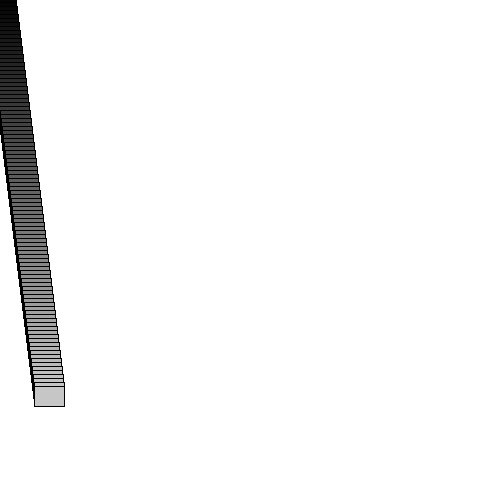
Frame 1 (no input)
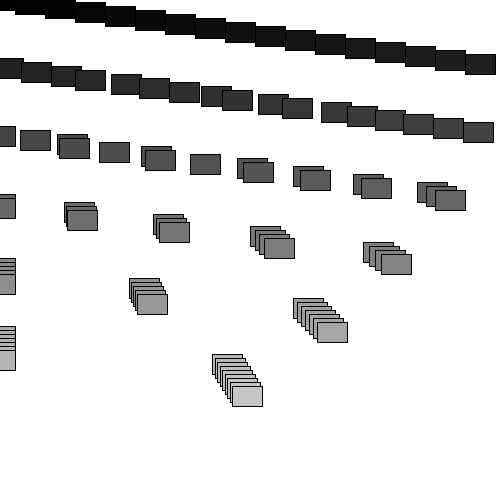
Frame 60 (the mouse pressed at the canvas centre just before this capture)
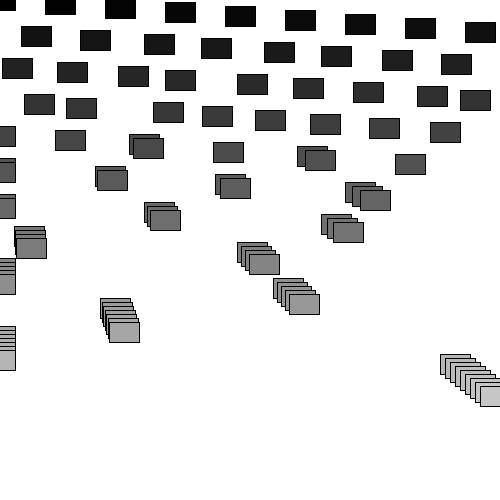
Frame 120 (the mouse held since frame 60 and released just before this capture)

The Processing sketch that drew these frames (run headless with seeded random() and noise(); from frame 60 on, the mouse is pressed at the canvas centre):

// Processing sketch: processing_104165
// ── processing_104165.pde

Car[] cars = new Car[100];
// an arrary of 100 car objets

void setup() {
 size(500, 500);
 smooth();

 for (int i = 0; i < cars.length; i++) {
  cars[i] = new Car(color(i*2), 0, i*4, i/2.0);
  // initialize each car using a for loop
 } 
}

void draw() {
 background(255);
 for (int i = 0; i < cars.length; i++) {
  cars[i].move();
  cars[i].display();
  //run each Car using a for loop
 } 
}

class Car {
 color c;
 float xpos;
 float ypos;
 float xspeed;

 Car(color c_, float xpos_, float ypos_, float xspeed_) {
  c = c_;
  xpos = xpos_;
  ypos = ypos_;
  xspeed = xspeed_; 
 }

void display() {
 rectMode(CENTER);
 stroke(0);
 fill(c);
 rect(xpos, ypos, 30, 20); 
}

void move() {
 xpos = xpos + xspeed;
 if (xpos > width) {
  xpos = 0;
 } 
}
}
